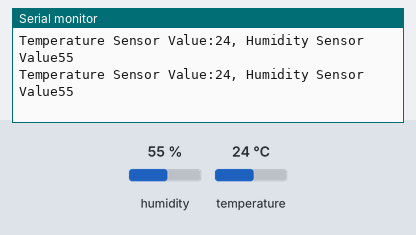
The sketch below on a simulated Arduino Uno, built with avr-gcc and run on an emulated ATmega328P. Shown: the last lines printed to the serial monitor. Inputs (shaded band) come from the test bench; at power-on: humidity 55 %, temperature 24 °C.

Above: at 1.3 s.
1.4 s: humidity set to 22 %
At 2.0 s:
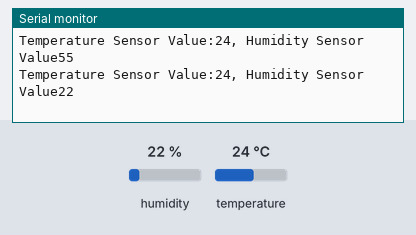
2.9 s: temperature set to 12 °C
At 3.6 s:
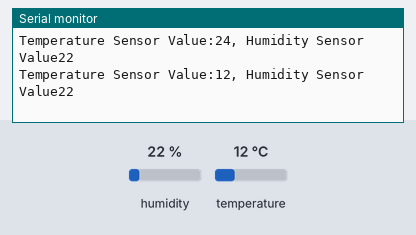
4.4 s: humidity set to 40 %
At 5.2 s:
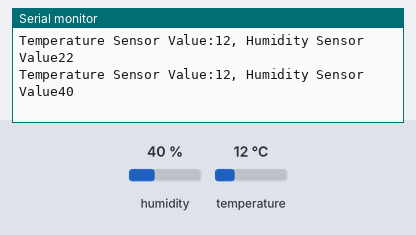
Timing chart, 0 to 7.4 s (numbered marks = the images above; inputs shaded):
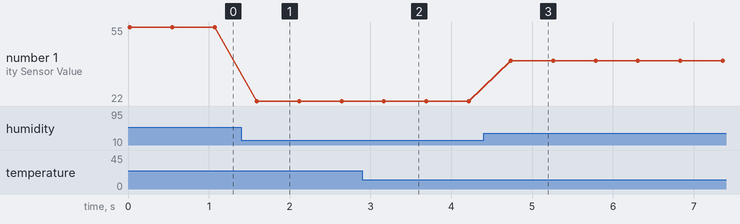

Measured:
- after the input at 1.4 s, the serial monitor: prints a new line after 0.19 s (image 1)
- after the input at 2.9 s, the serial monitor: prints a new line after 0.27 s (image 2)
- after the input at 4.4 s, the serial monitor: prints a new line after 0.34 s (image 3)
- plotted number 1: 55 → 22 after the input at 1.4 s, 22 → 40 after the input at 4.4 s

The sketch:

Temperatur_and_Humidity_Sensor_for_the_air_in_one_Programm.ino
```cpp
#include <dht11.h>

dht11 dht11;

void setup() {
  // put your setup code here, to run once:
  Serial.begin(9600);
}

void loop() {
  // put your main code here, to run repeatedly:
  dht11.read(A3);
  int hvalue = dht11.humidity;
  int tvalue = dht11.temperature;
  Serial.print("Temperature Sensor Value:");
  Serial.print(tvalue);
  Serial.print(", Humidity Sensor Value");
  Serial.println(hvalue);
  delay(500);
}
```
